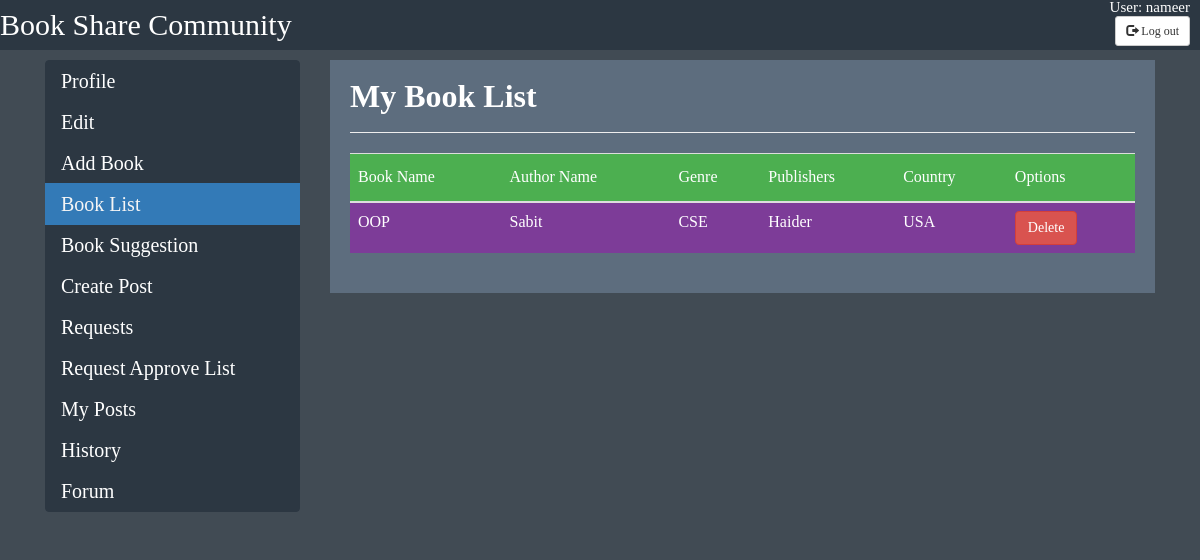
The app's page /client/book/client_book_list.php (signed in) with its own data.
### tables this page shows
CREATE TABLE `user_booklist` (
  `id` int(255) NOT NULL,
  `user_id` int(25) NOT NULL,
  `bookname` varchar(1000) NOT NULL,
  `authorname` varchar(1000) NOT NULL,
  `genre` varchar(100) NOT NULL,
  `publishers` varchar(1000) NOT NULL,
  `country` varchar(100) NOT NULL
);

### client/book/client_book_list.php (the view, shortened to what this page needs)
<?php
include_once("../others/config.php");
$id=$_SESSION['id'];
$result = mysqli_query($con, "SELECT * FROM user_booklist where user_id=$id");
?>
<!doctype html>
<html><head>
	<link href="//maxcdn.bootstrapcdn.com/bootstrap/4.1.1/css/bootstrap.min.css" rel="stylesheet" id="bootstrap-css">
	<link rel="stylesheet" href="https://maxcdn.bootstrapcdn.com/bootstrap/3.3.7/css/bootstrap.min.css">
	<link rel="stylesheet" href="../../css/table.css">
	<link rel="stylesheet" href="../../css/user.css">
</head>
<body>
	<div class="header">
		<div class="logo">
			<ul>
				<li id="logo">Book Share Community </li>
				<li id="user">User:
					<?php echo $_SESSION['u_id'];?>
				</li><br>
				<form action="client_book_list.php" method="post">
				<li id="button"><button  name="logout" type="submit" class="btn btn-default btn-sm">
          <span class="glyphicon glyphicon-log-out"></span> Log out
        </button>
				</li>
				</form>
			</ul>
		</div>
	</div>
	<div class="container">
		<div class="row">
			<div class="col-md-3">
				<div class="list-group ">
					<a href="../profile/profile.php" class="list-group-item list-group-item-action ">Profile</a>
					<a href="../profile/profile_edit.php" class="list-group-item list-group-item-action ">Edit</a>
					<a href="../book/client_book_add.php" class="list-group-item list-group-item-action ">Add Book</a>
					<a href="#" class="list-group-item list-group-item-action active">Book List</a>
					<a href="../book/book_suggestion.php" class="list-group-item list-group-item-action">Book Suggestion</a>
					<a href="../others/create_post.php" class="list-group-item list-group-item-action">Create Post</a>
					<a href="../requests/requests.php" class="list-group-item list-group-item-action ">Requests</a>
					<a href="../requests/approve_list.php" class="list-group-item list-group-item-action">Request Approve List</a>
					<a href="../others/my_posts.php" class="list-group-item list-group-item-action">My Posts</a>
					<a href="../requests/history.php" class="list-group-item list-group-item-action">History</a>
					<a href="../others/forum.php" class="list-group-item list-group-item-action">Forum</a>
				</div>
			</div>
			<div class="col-md-9">
				<div class="card">
					<div class="card-body">
						<div class="row">
							<div class="col-md-12">
								<h4>My Book List</h4>
								<hr>
							</div>
						</div>
						<div class="row">
							<div class="col-md-12">
								<form action="">
									<div class="table-responsive">
												<table class="table" id="users">
									<tbody id="body">
												<thead>
													<th>Book Name</th>
													<th>Author Name</th>
													<th>Genre</th>
													<th>Publishers</th>
													<th>Country</th>
													<th>Options</th>
												</thead>
												 <?php
        while($res = mysqli_fetch_array($result)) {
            echo "<tr>";
            echo "<td>".$res['bookname']."</td>";
            echo "<td>".$res['authorname']."</td>";
            echo "<td>".$res['genre']."</td>";
			echo "<td>".$res['publishers']."</td>";
			echo "<td>".$res['country']."</td>";
            echo "<td><a class='btn btn-danger' href=\"client_delete_book.php?id=$res[id]\" onClick=\"return confirm('Are you sure you want to delete?')\">Delete</a></td>";
        }
        ?>
											</tbody>
										</table>
									</div>
								</form>
							</div>
						</div>
					</div>
				</div>
			</div>
		</div>
	</div>
</body>
</html>

### css/table.css (style rules this page uses)
html,body,div,span,applet,object,iframe,h1,h2,h3,h4,h5,h6,p,blockquote,pre,a,abbr,acronym,address,big,cite,code,del,dfn,em,img,ins,kbd,q,s,samp,small,strike,strong,sub,sup,tt,var,b,u,i,center,dl,dt,dd,ol,ul,li,fieldset,form,label,legend,table,caption,tbody,tfoot,thead,tr,th,td,article,aside,canvas,details,embed,figure,figcaption,footer,header,hgroup,menu,nav,output,ruby,section,summary,time,mark,audio,video { margin: 0; padding: 0; border: 0; font-size: 100%; font: inherit; vertical-align: baseline; }
body { line-height: 1; }
ol,ul { list-style: none; }
table { border-collapse: collapse; border-spacing: 0; }
#users,#books tr:nth-child(even) { background-color:dodgerblue; }
#users,#books tr:hover { background-color: #7d3c98; }
#users th { padding-top: 12px; padding-bottom: 12px; text-align: left; background-color: #4CAF50; color: white; }
.card-body { color: black; }

### css/user.css (style rules this page uses)
html,body,div,span,applet,object,iframe,h1,h2,h3,h4,h5,h6,p,blockquote,pre,a,abbr,acronym,address,big,cite,code,del,dfn,em,img,ins,kbd,q,s,samp,small,strike,strong,sub,sup,tt,var,b,u,i,center,dl,dt,dd,ol,ul,li,fieldset,form,label,legend,table,caption,tbody,tfoot,thead,tr,th,td,article,aside,canvas,details,embed,figure,figcaption,footer,header,hgroup,menu,nav,output,ruby,section,summary,time,mark,audio,video { margin: 0; padding: 0; border: 0; font-size: 100%; font: inherit; vertical-align: baseline; }
body { line-height: 1; }
ol,ul { list-style: none; }
table { border-collapse: collapse; border-spacing: 0; }
body { background-color: #414B54; font-family: Baskerville, "Palatino Linotype", Palatino, "Century Schoolbook L", "Times New Roman", "serif"; }
.header { height:50px; background-color: #2c3742; margin-bottom: 10px; }
.header ul { text-decoration: none; color: white; }
.header ul li { float:left; }
#logo { font-size:30px; margin:0px; padding:10px 0px; color:#fff; }
#user,#button { float:right; margin-right: 10px; font-size: 15px; }
.list-group-item { background-color:#2c3742; font-size: 20px; border-color: #2c3742; }
a.list-group-item, button.list-group-item { color:#FFFFFF; }
.list-group-item.active, .list-group-item.active:focus, .list-group-item.active:hover { color:whitesmoke; border-color: #337ab7; font-size: 20px; }
.card-body { background-color:#5d6d7e; color: white; border-color:#2c3742; }
button, input, select, textarea { color: black; }
.card { border:none; }
a { color:chartreuse; }
h4 { color:white; font-weight: bold; font-size: 32px; }

### records on screen
user_booklist: bookname "OOP", authorname "Sabit", genre "CSE", publishers "Haider", country "USA"

### other values on screen
$_SESSION['u_id'] "nameer"
